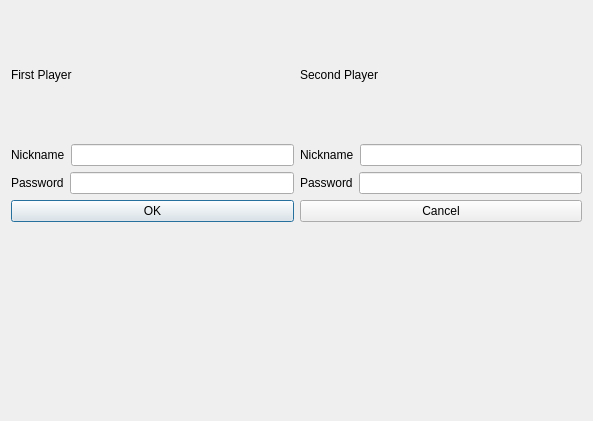
<?xml version="1.0" encoding="UTF-8"?>
<ui version="4.0">
 <class>Dialog</class>
 <widget class="QDialog" name="Dialog">
  <property name="geometry">
   <rect>
    <x>0</x>
    <y>0</y>
    <width>593</width>
    <height>421</height>
   </rect>
  </property>
  <property name="windowTitle">
   <string>Dialog</string>
  </property>
  <layout class="QVBoxLayout" name="verticalLayout_3">
   <item>
    <layout class="QHBoxLayout" name="horizontalLayout_5">
     <item>
      <layout class="QVBoxLayout" name="verticalLayout">
       <item>
        <widget class="QLabel" name="label_3">
         <property name="text">
          <string>First Player</string>
         </property>
        </widget>
       </item>
       <item>
        <layout class="QHBoxLayout" name="horizontalLayout">
         <item>
          <widget class="QLabel" name="label">
           <property name="text">
            <string>Nickname</string>
           </property>
          </widget>
         </item>
         <item>
          <widget class="QLineEdit" name="name1"/>
         </item>
        </layout>
       </item>
       <item>
        <layout class="QHBoxLayout" name="horizontalLayout_2">
         <item>
          <widget class="QLabel" name="label_2">
           <property name="text">
            <string>Password</string>
           </property>
          </widget>
         </item>
         <item>
          <widget class="QLineEdit" name="passw1"/>
         </item>
        </layout>
       </item>
      </layout>
     </item>
     <item>
      <layout class="QVBoxLayout" name="verticalLayout_2">
       <item>
        <widget class="QLabel" name="label_4">
         <property name="text">
          <string>Second Player</string>
         </property>
        </widget>
       </item>
       <item>
        <layout class="QHBoxLayout" name="horizontalLayout_3">
         <item>
          <widget class="QLabel" name="label_5">
           <property name="text">
            <string>Nickname</string>
           </property>
          </widget>
         </item>
         <item>
          <widget class="QLineEdit" name="name2"/>
         </item>
        </layout>
       </item>
       <item>
        <layout class="QHBoxLayout" name="horizontalLayout_4">
         <item>
          <widget class="QLabel" name="label_6">
           <property name="text">
            <string>Password</string>
           </property>
          </widget>
         </item>
         <item>
          <widget class="QLineEdit" name="passw2"/>
         </item>
        </layout>
       </item>
      </layout>
     </item>
    </layout>
   </item>
   <item>
    <layout class="QHBoxLayout" name="horizontalLayout_6">
     <item>
      <widget class="QPushButton" name="ok_btn">
       <property name="text">
        <string>OK</string>
       </property>
      </widget>
     </item>
     <item>
      <widget class="QPushButton" name="cancel_btn">
       <property name="text">
        <string>Cancel</string>
       </property>
      </widget>
     </item>
    </layout>
   </item>
   <item>
    <widget class="QLabel" name="mes_label">
     <property name="text">
      <string/>
     </property>
    </widget>
   </item>
  </layout>
 </widget>
 <resources/>
 <connections/>
</ui>
